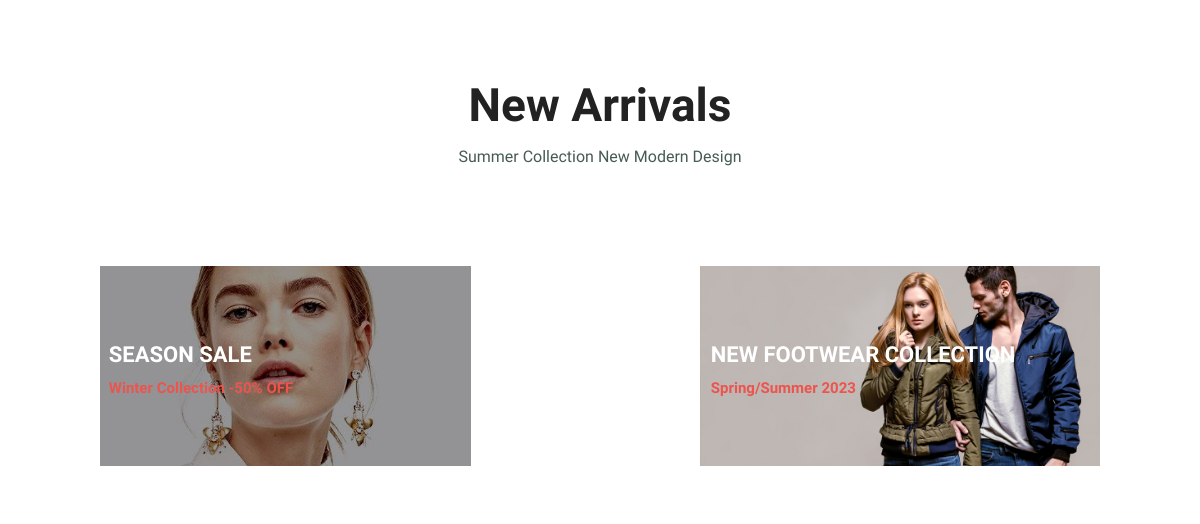
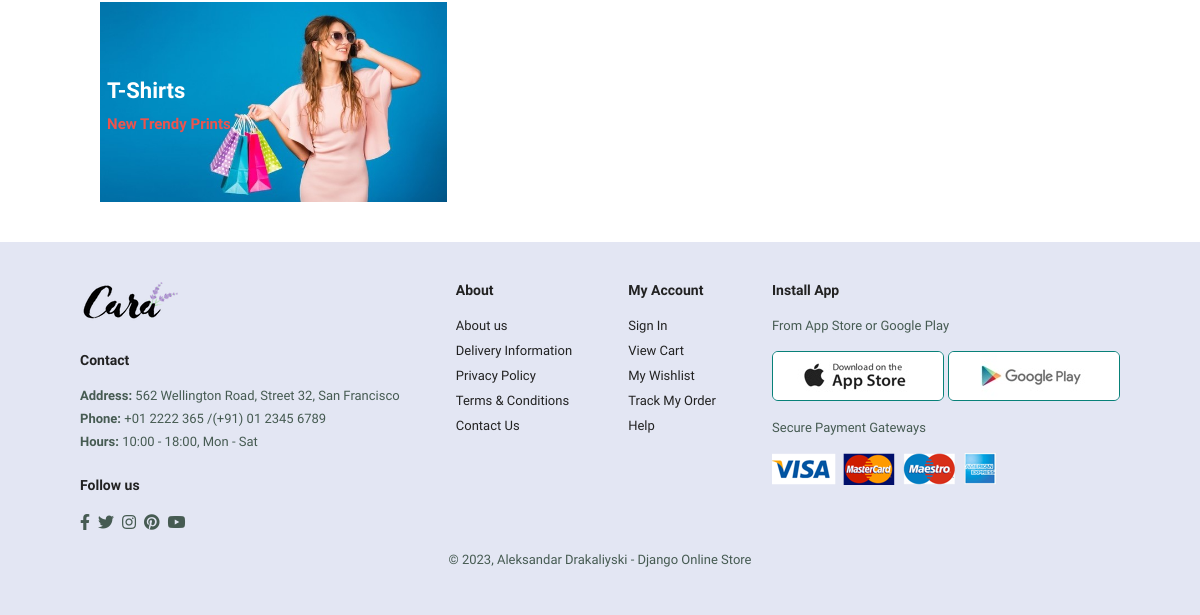
The app's page / (lower part), older data (2 pictures, top to bottom).
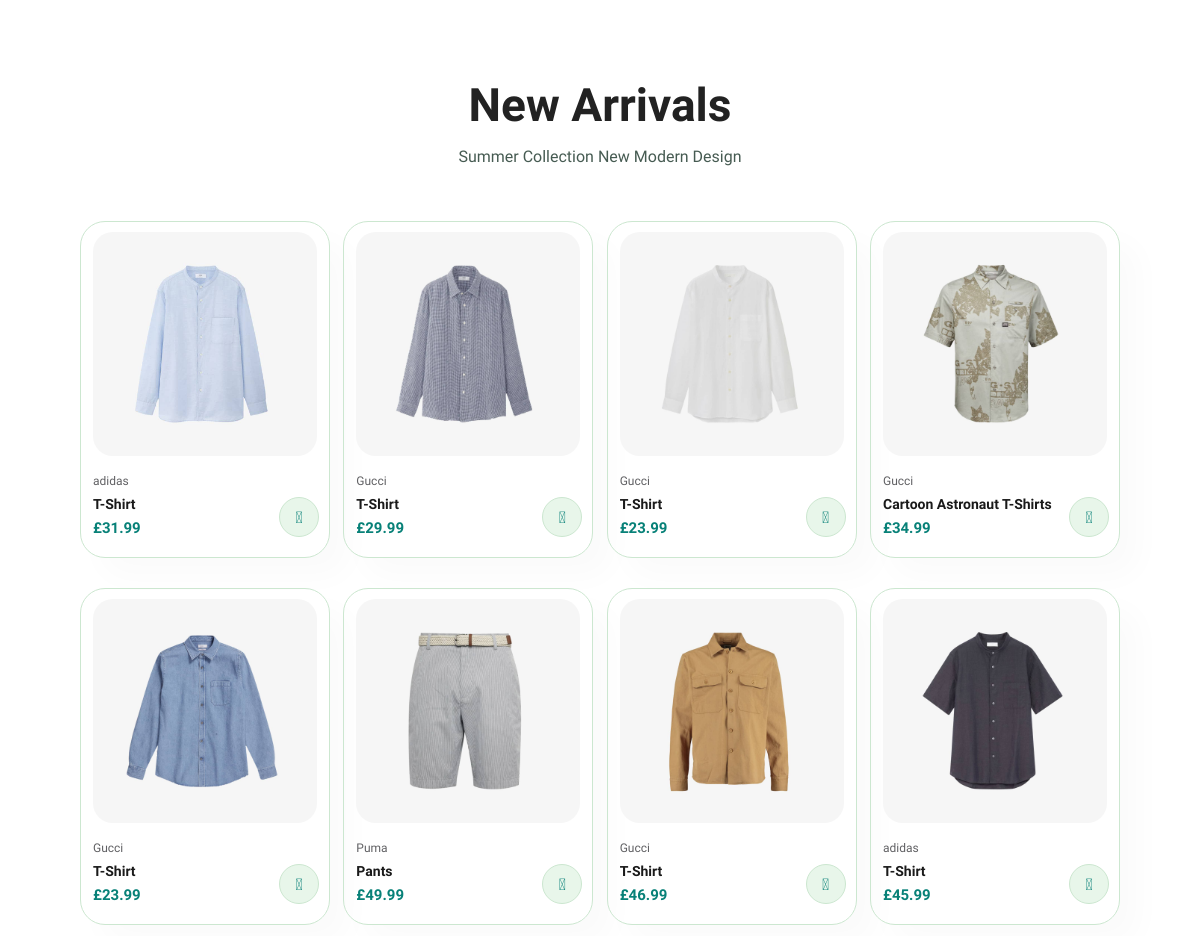
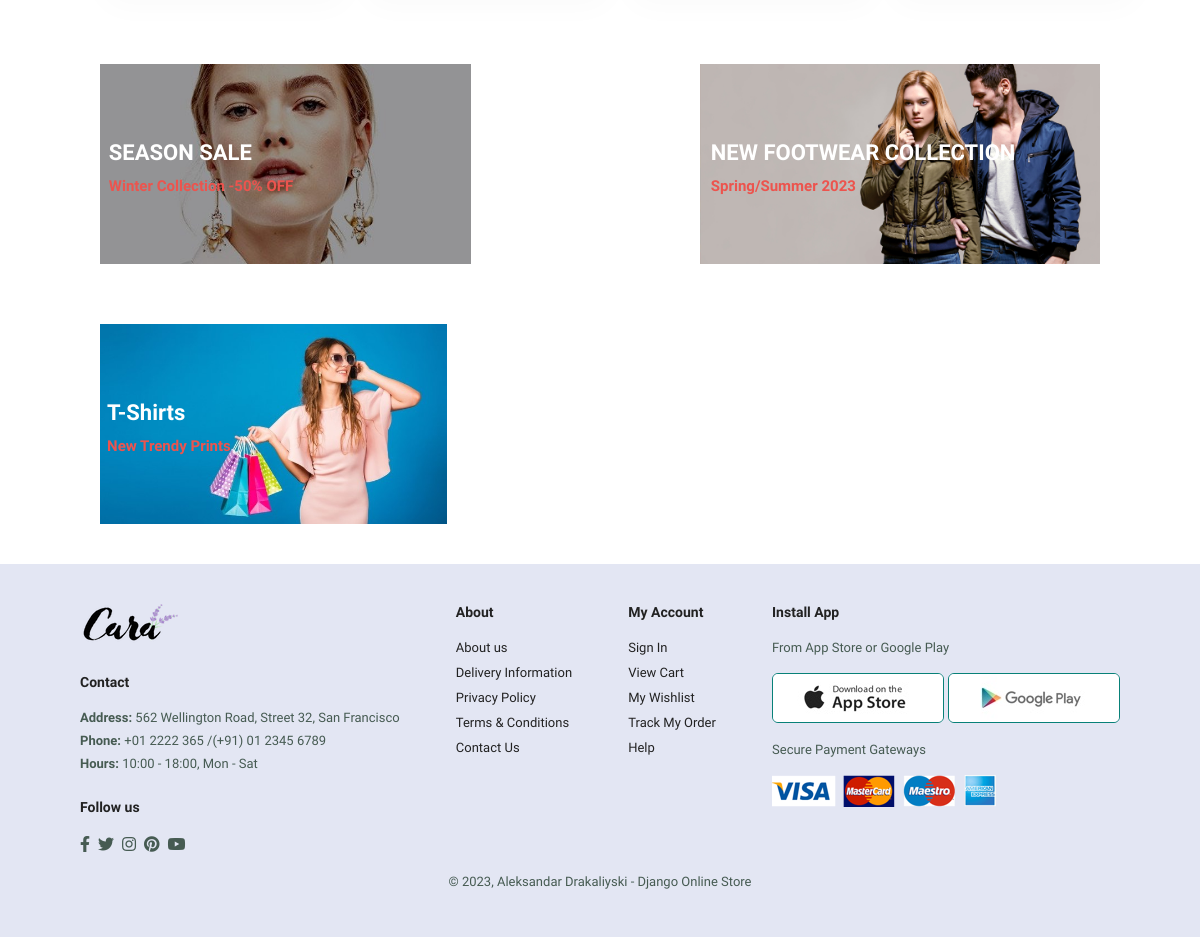
The same page, newer data (2 pictures, top to bottom).
### store/models.py (models this page shows, shortened)
class Product(models.Model):
    name = models.CharField(max_length=200, null=True)
    price = models.DecimalField(max_digits=7, decimal_places=2)
    brand = models.CharField(max_length=200, null=True)
    image = models.ImageField(null=True, blank=True)
    @property
    def imageURL(self):
        try:
            url = self.image.url
        except:
            url = ''
        return url

### store/views.py (the view)
# urls.py: 2. Add a URL to urlpatterns:  path('', views.home, name='home')
def home(request):
    featured_products = Product.objects.filter(image__istartswith='f')
    new_products = Product.objects.filter(image__istartswith='n')
    context = {
        'featured_products': featured_products,
        'new_products': new_products,
    }
    return render(request, 'store/home.html', context)

### store/templates/store/home.html (shortened to what this page needs)
{% extends 'store/base.html' %}
{% load static %}
{% block content %}
<section id="product1" class="section-p1">
  <h2>New Arrivals</h2>
      <p>Summer Collection New Modern Design</p>
      <div class="pro-container">
        {% for product in new_products %}
          <div class="pro">
            <img src="{{ product.imageURL }}" alt="" />
            <div class="des">
              <span>{{product.brand}}</span>
              <h5>{{product.name}}</h5>
              <h4>£{{ product.price|floatformat:2 }}</h4>
            </div>
            <a href="#"><i class="fal fa-shopping-cart cart"></i></a>
          </div>
        {% endfor %}
      </div>
</section>
<section id="text-banner"></section>
{% endblock %}

### store/templates/store/base.html (shortened to what this page needs)
<!DOCTYPE html>
{% load static %}
<html lang="en">
<head>
    <link rel="stylesheet" href="https://pro.fontawesome.com/releases/v5.10.0/css/all.css"/>
    <link rel="stylesheet" href="{% static 'css/style.css' %}">
</head>
<body>
    <div class="container">
        {% block content %}
        {% endblock content %}
    </div>
    <footer class="section-p1">
        <div class="col">
          <img class="logo" src="{% static 'images/logo.png' %}" alt="logo" />
          <h4>Contact</h4>
          <p>
            <strong> Address: </strong>562 Wellington Road, Street 32, San
            Francisco
          </p>
          <p><strong> Phone: </strong> +01 2222 365 /(+91) 01 2345 6789</p>
          <p><strong> Hours: </strong> 10:00 - 18:00, Mon - Sat</p>
          <div class="follow">
            <h4>Follow us</h4>
            <div class="icon">
              <i class="fab fa-facebook-f"></i>
              <i class="fab fa-twitter"></i>
              <i class="fab fa-instagram"></i>
              <i class="fab fa-pinterest"></i>
              <i class="fab fa-youtube"></i>
            </div>
          </div>
        </div>
        <div class="col">
          <h4>About</h4>
          <a href="#">About us</a>
          <a href="#">Delivery Information</a>
          <a href="#">Privacy Policy</a>
          <a href="#">Terms & Conditions</a>
          <a href="#">Contact Us</a>
        </div>
        <div class="col">
          <h4>My Account</h4>
          <a href="#">Sign In</a>
          <a href="#">View Cart</a>
          <a href="#">My Wishlist</a>
          <a href="#">Track My Order</a>
          <a href="#">Help</a>
        </div>
        <div class="col install">
          <h4>Install App</h4>
          <p>From App Store or Google Play</p>
          <div class="row">
            <img src="{% static 'images/pay/app.jpg' %}" alt="" />
            <img src="{% static 'images/pay/play.jpg' %}" alt="" />
          </div>
          <p>Secure Payment Gateways</p>
          <img src="{% static 'images/pay/pay.png' %}" alt="" />
        </div>
        <div class="copyright">
          <p>© 2023, Aleksandar Drakaliyski - Django Online Store</p>
        </div>
      </footer>
</body>
</html>

### static/css/style.css (style rules this page uses)
* { margin: 0; padding: 0; box-sizing: border-box; font-family: "Spartan", sans-serif; }
html { scroll-behavior: smooth; }
h2 { font-size: 46px; line-height: 54px; color: #222; }
h4 { font-size: 20px; color: #222; }
p { font-size: 16px; color: #465b52; margin: 15px 0 20px 0; }
a { text-decoration: none; color: #fff }
.section-p1 { padding: 40px 80px; }
body { width: 100%; }
footer { display: flex; flex-wrap: wrap; justify-content: space-between; background-color: #e3e6f3; }
footer .col { display: flex; flex-direction: column; align-items: flex-start; margin-bottom: 20px; }
footer .logo { margin-bottom: 30px; }
footer h4 { font-size: 14px; padding-bottom: 20px; }
footer p { font-size: 13px; margin: 0 0 8px 0; }
footer a { font-size: 13px; text-decoration: none; color: #222; margin-bottom: 10px; }
footer .follow { margin-top: 20px; }
footer .follow i { color: #465b52; padding-right: 4px; cursor: pointer; }
footer .install .row img { border: 1px solid #088178; border-radius: 6px; }
footer .install img { margin: 10px 0 15px 0; }
footer .copyright { width: 100%; text-align: center; }
#product1 { text-align: center; }
#product1 .pro-container { display: flex; justify-content: space-between; padding-top: 20px; flex-wrap: wrap; }
#product1 .pro { width: 23%; min-width: 250px; padding: 10px 12px; border: 1px solid #cce7d0; border-radius: 25px; cursor: pointer; box-shadow: 20px 20px 30px rgba(0, 0, 0, 0.02); margin: 15px 0; transition: 0.2s ease; position: relative; }
#product1 .pro img { width: 100%; border-radius: 20px; }
#product1 .pro .des { text-align: start; padding: 10px 0; }
#product1 .des span { color: #606063; font-size: 12px; }
#product1 .des h5 { padding-top: 7px; color: #1a1a1a; font-size: 14px; }
#product1 .pro .des h4 { padding-top: 7px; font-size: 15px; font-weight: 700; color: #088178; }
#product1 .pro .cart { width: 40px; height: 40px; line-height: 40px; border-radius: 50px; background-color: #e8f6ea; font-weight: 500; color: #088178; border: 1px solid #cce7d0; position: absolute; bottom: 20px; right: 10px; }
#text-banner { display: flex; justify-content: space-between; flex-wrap: wrap; padding: 0 80px; }

Row changes from the older to the newer data that the page shows:
added Product: imageURL (picture), brand "adidas", name "T-Shirt", price "31.99"
added Product: imageURL (picture), brand "Gucci", name "T-Shirt", price "29.99"
added Product: imageURL (picture), brand "Gucci", name "T-Shirt", price "23.99"
added Product: imageURL (picture), brand "Gucci", name "Cartoon Astronaut T-Shirts", price "34.99"
added Product: imageURL (picture), brand "Gucci", name "T-Shirt", price "23.99"
added Product: imageURL (picture), brand "Puma", name "Pants", price "49.99"
added Product: imageURL (picture), brand "Gucci", name "T-Shirt", price "46.99"
added Product: imageURL (picture), brand "adidas", name "T-Shirt", price "45.99"
